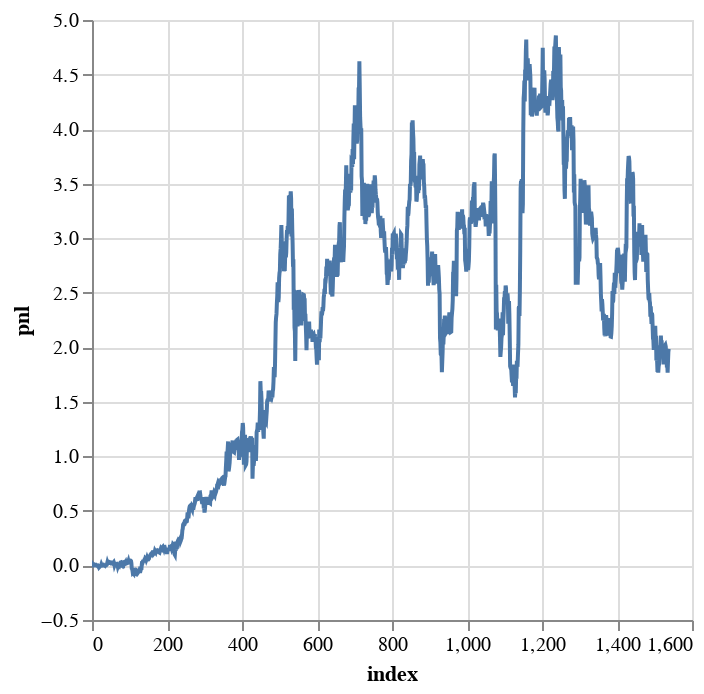

Notebook code cell kept with this figure:
### Code cell
metrics['pnl'].cum_sum().plot.line()

### Figure 1 — Vega-Lite specification as saved in the notebook (floating-point values rounded to 4 significant figures; data arrays with more than 128 entries replaced by an {"elided": "..."} marker saying what was removed)
{"config": {"view": {"continuousWidth": 300, "continuousHeight": 300}}, "data": {"name": "data-3e576f935327b757c9d1f96ab053c169"}, "mark": {"type": "line", "tooltip": true}, "encoding": {"x": {"field": "index", "type": "quantitative"}, "y": {"field": "pnl", "type": "quantitative"}}, "params": [{"name": "param_23", "select": {"type": "interval", "encodings": ["x", "y"]}, "bind": "scales"}], "$schema": "https://vega.github.io/schema/vega-lite/v5.20.1.json", "datasets": {"data-3e576f935327b757c9d1f96ab053c169": {"elided": "1539 records"}}}
